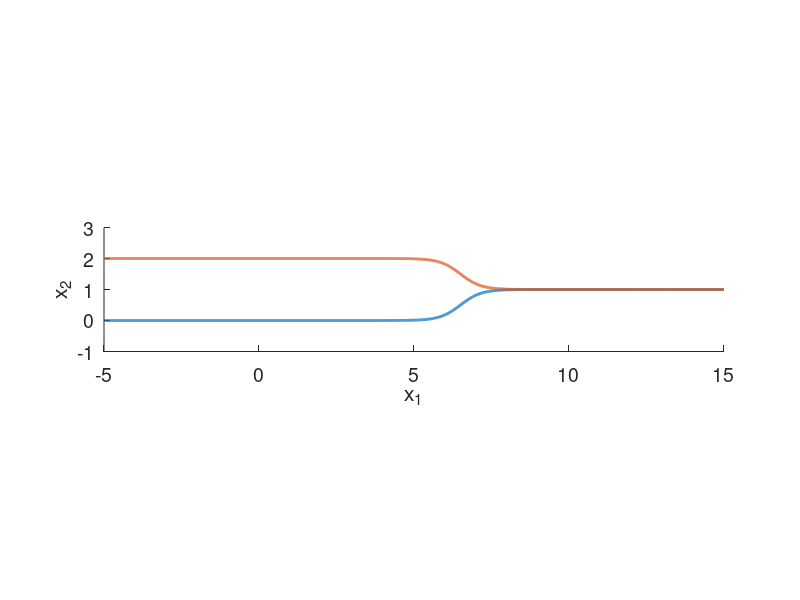

Here is the MATLAB script that generated this plot:
clc
clear all

l_f = @(x, l1, l2, d1, d2, k)l1 + (l2 - l1)./(1 + exp(-k*(x - (d1+d2)/2)));

x = -5:0.01:15;
d1 = 3;
d2 = 10;
k = 3;
l_n = l_f(x, 0, 1, d1, d2, k);
l_t = l_f(x, 2, 1, d1, d2, k);

f = figure(1);
ax_h = axes(f);
hold on
axis equal
set(gcf,'color','w');
xlabel('x_1')
ylabel('x_2')
set(gca,'fontsize',14)
ylim([-1,3])
xlim([x(1), x(end)])
plot(x, l_n, 'LineWidth',2)
plot(x, l_t, 'LineWidth',2)